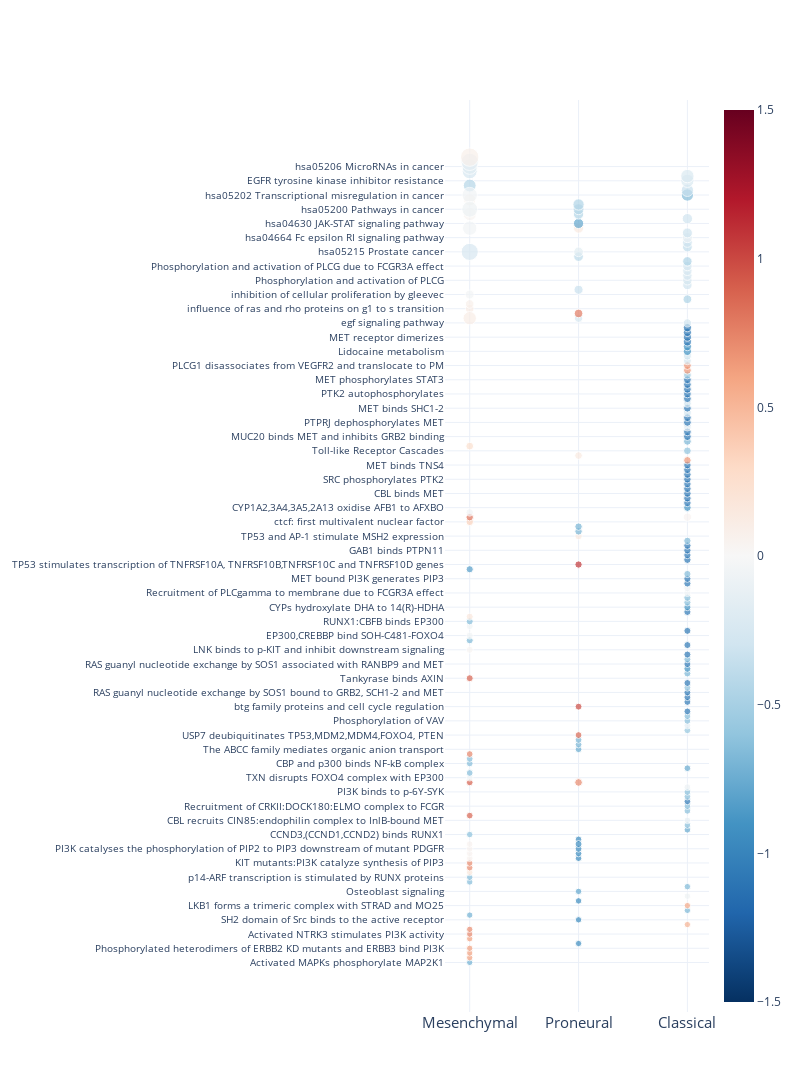

Notebook code for this chart:
### Code cell
RES.NAME = [re.sub(" - Homo sapiens \(human\)","",i) for i in RES.NAME]
import matplotlib
def enrich_scatter_two(RES,order,**kwargs):
    
    exclude = kwargs['exclude'] if 'exclude' in kwargs.keys() else []
    width = kwargs['width'] if 'width' in kwargs.keys() else 800
    height = kwargs['height'] if 'height' in kwargs.keys() else 800
    
    for i in np.unique(RES['TYPE']):
        RES.loc[RES['TYPE'].isin([i]),i] = RES.loc[RES['TYPE'].isin([i]),'MEAN']
        RES.loc[RES['TYPE'].isin([i]),i+'FDR'] = RES.loc[RES['TYPE'].isin([i]),'FDR']
        
    RES = RES.sort_values('FDR',ascending = False)
    RES_refine = RES[~RES['TYPE'].isin(exclude)]
    fig = go.Figure()
    fig.add_trace(
        go.Scatter(
            x=RES_refine['TYPE'],
            y=RES_refine['NAME'],
            #name=sample,
            mode='markers',
            marker_color=RES_refine['MEAN'],#[color_discrete_map2[i] for i in RES['TYPE']],
            text=RES_refine["ID"],
            #width=0.7,
            marker=dict(
                size=[-np.log(j)/np.log(10)+5 for j in RES_refine['FDR']],
                showscale=True,
                colorscale='RdBu_r',
                cmax = 1.5,
                cmin = -1.5,
            ),
            
        )
    )
    xtickfont_size = kwargs['xtickfont_size'] if "xtickfont_size" in kwargs.keys() else 12
    ytickfont_size = kwargs['ytickfont_size'] if "ytickfont_size" in kwargs.keys() else 12
    fig.update_layout(
        xaxis=dict(
            titlefont_size=16,
            tickfont_size=xtickfont_size,
            title="",
            categoryorder='array', categoryarray= list(np.unique(RES_refine['TYPE'])[order])
            #showspikes=True
        ),
        yaxis=dict(
            titlefont_size=16,
            tickfont_size=ytickfont_size,
            #type ='category',
        ),
        title_text='',
        template='plotly_white',
        barmode='stack',
        #width = 30*n
        width = width,
        height = height
    )

    return fig

#select_IDs=pd.DataFrame(t.data[0].cells.values).T[0].values
#fig = enrich_scatter_two(RES[RES.ID.isin(select_IDs)])
fig = enrich_scatter_two(RES,[1,2,0],width = 800,height = 1200,
                         xtickfont_size=15,ytickfont_size=10,
                         exclude = ['Global'])
fig.show()

### Figure 1 — Plotly figure (JSON) as saved in the notebook; plotly's stock layout.template omitted (floating-point values rounded to 4 significant figures; data arrays with more than 128 entries replaced by an {"elided": "..."} marker saying what was removed)
{"data": [{"marker": {"cmax": 1.5, "cmin": -1.5, "color": {"elided": "183 float values"}, "colorscale": [[0, "rgb(5,48,97)"], [0.1, "rgb(33,102,172)"], [0.2, "rgb(67,147,195)"], [0.3, "rgb(146,197,222)"], [0.4, "rgb(209,229,240)"], [0.5, "rgb(247,247,247)"], [0.6, "rgb(253,219,199)"], [0.7, "rgb(244,165,130)"], [0.8, "rgb(214,96,77)"], [0.9, "rgb(178,24,43)"], [1, "rgb(103,0,31)"]], "showscale": true, "size": {"elided": "183 float values"}}, "mode": "markers", "text": {"elided": "183 str values"}, "type": "scatter", "x": {"elided": "183 str values"}, "y": {"elided": "183 str values"}}], "layout": {"barmode": "stack", "height": 1200, "title": {"text": ""}, "width": 800, "xaxis": {"categoryarray": ["Mesenchymal", "Proneural", "Classical"], "categoryorder": "array", "tickfont": {"size": 15}, "title": {"text": ""}}, "yaxis": {"tickfont": {"size": 10}, "title": {"font": {"size": 16}}}}}
